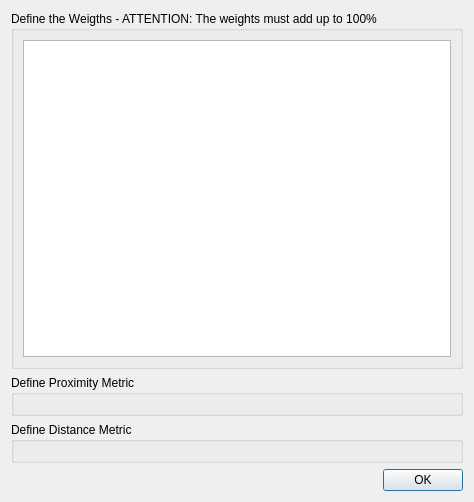
<?xml version="1.0" encoding="UTF-8"?>
<ui version="4.0">
 <class>MultidimensionalScalingDialog</class>
 <widget class="QDialog" name="MultidimensionalScalingDialog">
  <property name="geometry">
   <rect>
    <x>0</x>
    <y>0</y>
    <width>474</width>
    <height>502</height>
   </rect>
  </property>
  <property name="windowTitle">
   <string>Dialog</string>
  </property>
  <property name="sizeGripEnabled">
   <bool>false</bool>
  </property>
  <property name="modal">
   <bool>false</bool>
  </property>
  <layout class="QVBoxLayout" name="verticalLayout_2">
   <item>
    <widget class="QGroupBox" name="Box_Weights">
     <property name="sizePolicy">
      <sizepolicy hsizetype="Preferred" vsizetype="Expanding">
       <horstretch>0</horstretch>
       <verstretch>0</verstretch>
      </sizepolicy>
     </property>
     <property name="title">
      <string>Define the Weigths - ATTENTION: The weights must add up to 100%</string>
     </property>
     <layout class="QHBoxLayout" name="horizontalLayout">
      <item>
       <widget class="QTableWidget" name="tableWeightsWidget"/>
      </item>
     </layout>
    </widget>
   </item>
   <item>
    <widget class="QGroupBox" name="box_Proximity">
     <property name="sizePolicy">
      <sizepolicy hsizetype="Preferred" vsizetype="Preferred">
       <horstretch>0</horstretch>
       <verstretch>0</verstretch>
      </sizepolicy>
     </property>
     <property name="title">
      <string>Define Proximity Metric</string>
     </property>
     <layout class="QVBoxLayout" name="layoutProximityMetric"/>
    </widget>
   </item>
   <item>
    <widget class="QGroupBox" name="box_Distance">
     <property name="sizePolicy">
      <sizepolicy hsizetype="Preferred" vsizetype="Preferred">
       <horstretch>0</horstretch>
       <verstretch>0</verstretch>
      </sizepolicy>
     </property>
     <property name="title">
      <string>Define Distance Metric</string>
     </property>
     <layout class="QVBoxLayout" name="layoutDistanceMetric"/>
    </widget>
   </item>
   <item>
    <layout class="QHBoxLayout" name="horizontalLayout_2">
     <property name="spacing">
      <number>0</number>
     </property>
     <item>
      <spacer name="horizontalSpacer">
       <property name="orientation">
        <enum>Qt::Horizontal</enum>
       </property>
       <property name="sizeHint" stdset="0">
        <size>
         <width>40</width>
         <height>20</height>
        </size>
       </property>
      </spacer>
     </item>
     <item>
      <widget class="QPushButton" name="Button_StartMDS">
       <property name="text">
        <string>OK</string>
       </property>
      </widget>
     </item>
    </layout>
   </item>
  </layout>
 </widget>
 <resources/>
 <connections/>
</ui>
